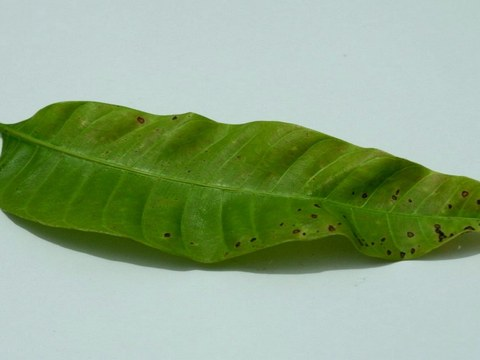
#> input picture public/images/anthracnose.jpg, 480 x 360 px; its folder holds only this picture in this run
$ python -i preprocess_dataset.py   (imports and definitions only)
#> lines starting #> are read from the running program, lines starting #| are printed output that depends on the picture; after the words box and inside, x2 and y2 are one past the last pixel; in counts of white or black regions, pixels touching at a corner belong together
import os
import cv2
import numpy as np

SRC_DIR = r"dataset\Augmented Mango dataset"
DST_DIR = r"dataset_cropped"

def get_leaf_bounding_box_and_crop(img_path):
#> called with img_path = 'public/images/anthracnose.jpg'
    img = cv2.imread(img_path)
#> img is the input picture: shape (360, 480, 3); mean B, G, R 135.6, 169.9, 145.9
    if img is None:
        return None, None

    gray = cv2.cvtColor(img, cv2.COLOR_BGR2GRAY)
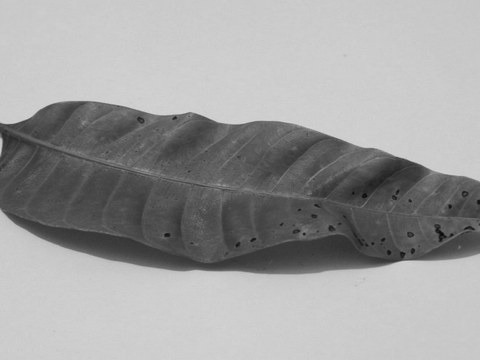
#> gray: shape (360, 480); min 5, max 220, mean 158.8
    blurred = cv2.GaussianBlur(gray, (9, 9), 0)

    _, thresh2 = cv2.threshold(blurred, 0, 255, cv2.THRESH_BINARY_INV + cv2.THRESH_OTSU)
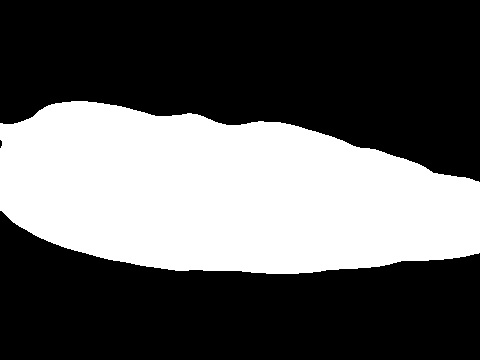
#> thresh2: shape (360, 480); 36.5% white; 1 white region, box (x1, y1, x2, y2) and area: (0, 101, 480, 274) 63042

    edges = cv2.Canny(blurred, 50, 150)
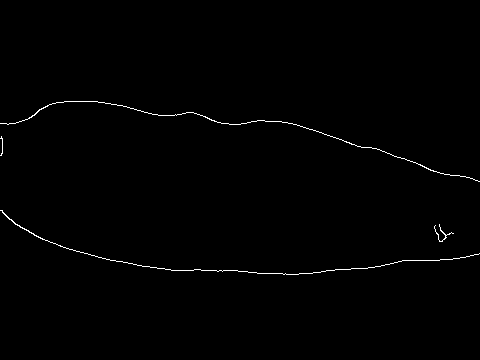
#> edges: shape (360, 480); 0.64% white in thin lines or dots, all inside (x1, y1, x2, y2) = (0, 101, 480, 275)
    kernel = np.ones((5,5), np.uint8)
    edges = cv2.dilate(edges, kernel, iterations=2)
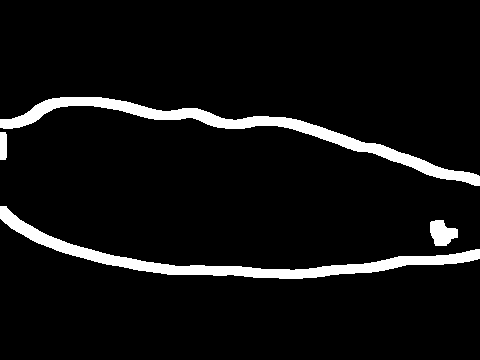
#> edges: shape (360, 480); 6.4% white; 4 white regions, box (x1, y1, x2, y2) and area: (0, 97, 480, 186) 5286, (0, 206, 480, 279) 5054, (430, 220, 458, 246) 512, (0, 132, 7, 160) 192

    combined = cv2.bitwise_or(edges, thresh2)
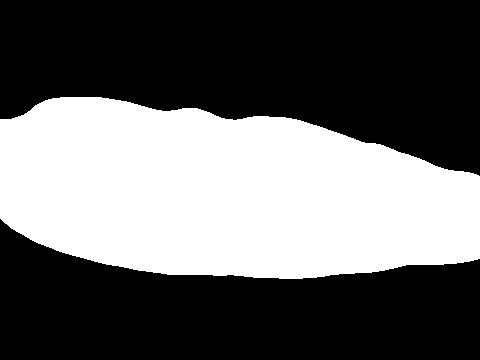
#> combined: shape (360, 480); 39.6% white; 1 white region

    contours, _ = cv2.findContours(combined, cv2.RETR_EXTERNAL, cv2.CHAIN_APPROX_SIMPLE)
#> contours = 1 contour; box (x1, y1, x2, y2) and area: (0, 97, 480, 279) 67828

    if not contours:
        return False, img # return original if no contour found

    largest_contour = max(contours, key=cv2.contourArea)
#> largest_contour = contour of 360 points, box (x1, y1, x2, y2) (0, 97, 480, 279), area 67828
    x, y, w, h = cv2.boundingRect(largest_contour)
#> x = 0; y = 97; w = 480; h = 182

    img_h, img_w = img.shape[:2]
#> img_h = 360; img_w = 480
    if (w * h) < (0.05 * img_w * img_h):
        return False, img # return original if box too small

    # Pad slightly
    pad = 10
    y1 = max(0, y - pad)
#> y1 = 87
    y2 = min(img_h, y + h + pad)
#> y2 = 289
    x1 = max(0, x - pad)
#> x1 = 0
    x2 = min(img_w, x + w + pad)
#> x2 = 480

    cropped_img = img[y1:y2, x1:x2]
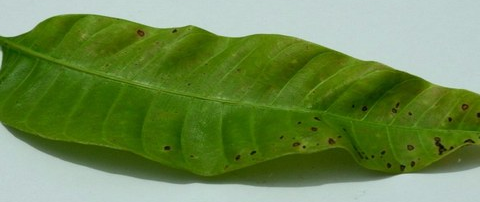
#> cropped_img: shape (202, 480, 3); mean B, G, R 79.7, 139.2, 110.6
    return True, cropped_img

def process_dataset():
    if not os.path.exists(SRC_DIR):
        print(f"Source directory {SRC_DIR} not found.")
        return

    if not os.path.exists(DST_DIR):
        os.makedirs(DST_DIR)

    for class_name in os.listdir(SRC_DIR):
        src_class_path = os.path.join(SRC_DIR, class_name)
        if not os.path.isdir(src_class_path):
            continue

        dst_class_path = os.path.join(DST_DIR, class_name)
        if not os.path.exists(dst_class_path):
            os.makedirs(dst_class_path)

        images = os.listdir(src_class_path)
        print(f"Processing {class_name}... ({len(images)} images)")

        success_count = 0
        for img_name in images:
            src_img_path = os.path.join(src_class_path, img_name)
            dst_img_path = os.path.join(dst_class_path, img_name)

            success, cropped = get_leaf_bounding_box_and_crop(src_img_path)
            if cropped is not None:
                cv2.imwrite(dst_img_path, cropped)
                if success: success_count += 1
            else:
                print(f"  Failed to read {src_img_path}")

        print(f"  Cropped {success_count}/{len(images)} images.")

# [4 lines not run here, left out]

>>> result = get_leaf_bounding_box_and_crop('public/images/anthracnose.jpg')

$ run again, on public/images/die_black.jpg
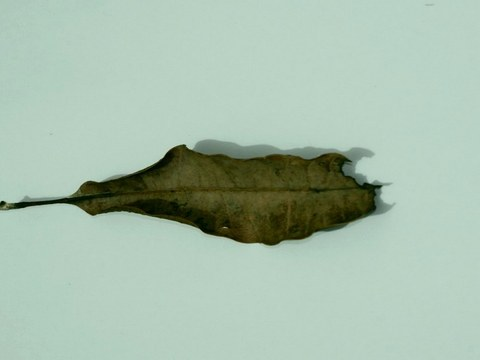
#> input picture public/images/die_black.jpg, 480 x 360 px
#> in get_leaf_bounding_box_and_crop, img is the input picture: shape (360, 480, 3); mean B, G, R 172.1, 189, 166.9
#> in get_leaf_bounding_box_and_crop, `_, thresh2 = cv2.threshold(blurred, 0, 255, cv2.THRESH_BINARY_INV + cv..`:
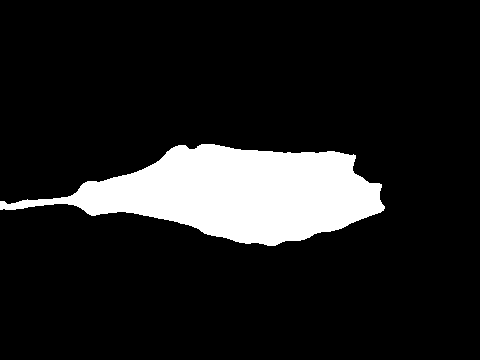
#> thresh2: shape (360, 480); 12.3% white; 1 white region, box (x1, y1, x2, y2) and area: (0, 144, 385, 246) 21260
#> combined: shape (360, 480); 15.3% white; 1 white region
#> contours = 1 contour; box (x1, y1, x2, y2) and area: (0, 135, 400, 250) 26036
#> largest_contour = contour of 335 points, box (x1, y1, x2, y2) (0, 135, 400, 250), area 26036
#> x = 0; y = 135; w = 400; h = 115
#> y1 = 125
#> y2 = 260
#> x1 = 0
#> x2 = 410
#> in get_leaf_bounding_box_and_crop, `cropped_img = img[y1:y2, x1:x2]`:
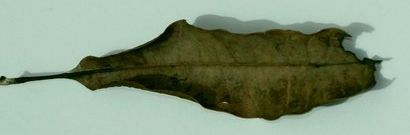
#> cropped_img: shape (135, 410, 3); mean B, G, R 125.1, 148.3, 131.7
